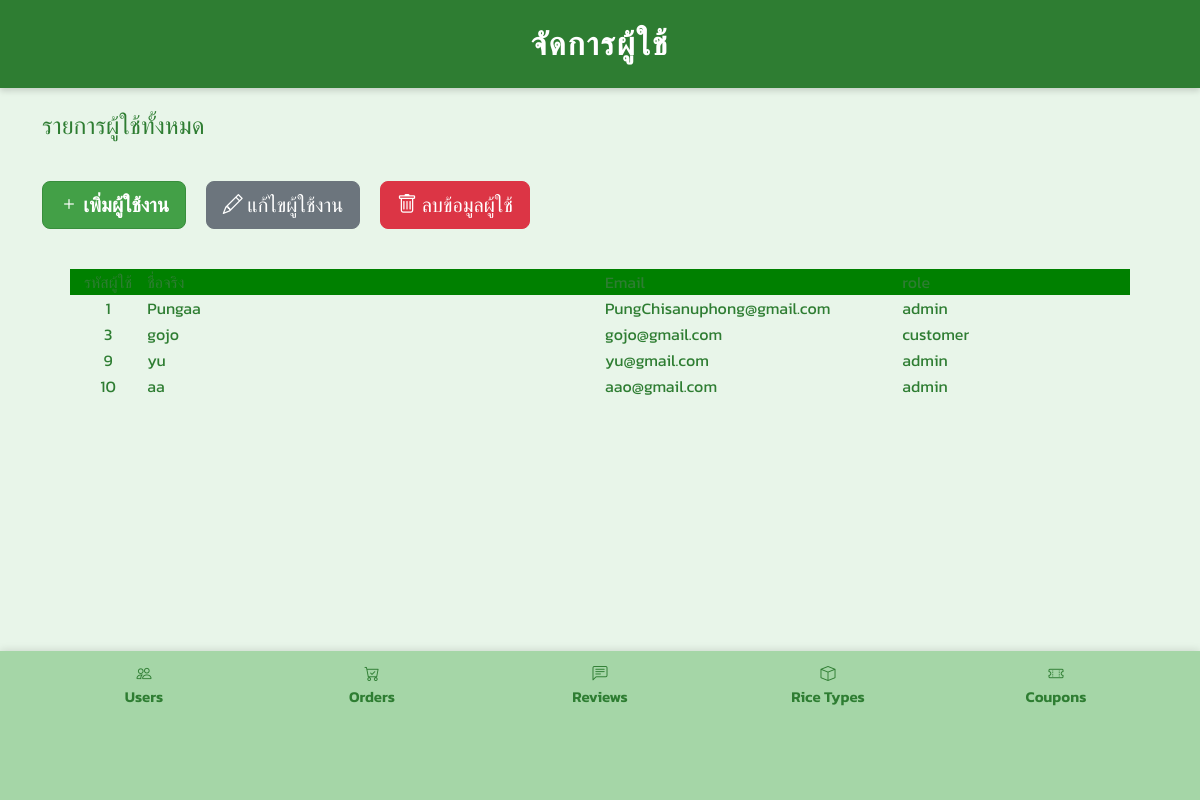
Page /CS_664245004/am_user_show.php on the committed database.
### tables this page shows
CREATE TABLE `users` (
  `user_id` int(11) NOT NULL,
  `username` varchar(50) NOT NULL,
  `password` varchar(255) NOT NULL,
  `fullname` varchar(100) DEFAULT NULL,
  `email` varchar(100) DEFAULT NULL,
  `role` enum('admin','customer') DEFAULT 'customer'
);

### CS_664245004/am_user_show.php (the view, shortened to what this page needs)
<!DOCTYPE html>
<html lang="th">
<head>
  <link href="https://cdn.jsdelivr.net/npm/bootstrap@5.3.3/dist/css/bootstrap.min.css" rel="stylesheet">
  <link href="https://cdn.jsdelivr.net/npm/bootstrap-icons@1.10.5/font/bootstrap-icons.css" rel="stylesheet">
  <link rel="stylesheet" href="./css/styles.css">
</head>
<body>
  <header>
    จัดการผู้ใช้
  </header>
  <div class="container mt-4">
    <h4 class="mb-3">รายการผู้ใช้ทั้งหมด</h4>
    <br>
    <div>
    <a href="am_user_insert.php" class="btn btn-success btn-lg me-3">
  <i class="bi bi-plus"></i> เพิ่มผู้ใช้งาน
    </a>
    <a href="am_user_update.php"
       class="btn btn-secondary btn-lg me-3" >
      <i class="bi bi-pencil"></i> แก้ไขผู้ใช้งาน
    </a>
    <a href="am_user_delete.php"
       class="btn btn-danger btn-lg" >
      <i class="bi bi-trash"></i> ลบข้อมูลผู้ใช้
    </a>
  </div>
    <div class="table-responsive">
      <table class="table table-bordered table-hover align-middle text-center">
        <tbody>
          <?php
    include 'conn.php';
    $sql = "SELECT * FROM users";
    $sql.= " ORDER BY user_id ASC";
    $result = $conn->query($sql);
    if ($result->num_rows > 0) {
        echo "<table width='95%' border='0' align='center'>";
        echo "<tr bgcolor='green'>";
        echo "<td width='5%'><center>รหัสผู้ใช้</center></td>";
        echo "<td width='30%'>ชื่อจริง</td>";
        echo "<td width='15%'>Email</td>";
        echo "<td width='15%'>role</td>";
        echo "</tr>";
    while($result_array = $result->fetch_assoc()) {
        echo "<tr>";
        echo "<td><center>".$result_array['user_id']."</center></td>";
        echo "<td>".$result_array['fullname']."</td>";
        echo "<td>".$result_array['email']."</td>";
        echo "<td>".$result_array['role']."</td>";
        echo  "</tr>";
    }
    echo "</table>";
    }else{
        echo "<center>ไม่พบข้อมูล</center>";
    }
    ?>
        </tbody>
      </table>
    </div>
  </div>
  <nav class="bottom-menu">
    <div class="container">
      <div class="row text-center">
        <div class="col">
          <a href="am_users_show.php" class="nav-link">
            <i class="bi bi-people"></i><br>
            Users
          </a>
        </div>
        <div class="col">
          <a href="admin_orders.php" class="nav-link">
            <i class="bi bi-cart-check"></i><br>
            Orders
          </a>
        </div>
        <div class="col">
          <a href="admin_reviews.php" class="nav-link">
            <i class="bi bi-chat-left-text"></i><br>
            Reviews
          </a>
        </div>
        <div class="col">
          <a href="admin_rice_types.php" class="nav-link">
            <i class="bi bi-box"></i><br>
            Rice Types
          </a>
        </div>
        <div class="col">
          <a href="admin_coupons.php" class="nav-link">
            <i class="bi bi-ticket-perforated"></i><br>
            Coupons
          </a>
        </div>
      </div>
    </div>
  </nav>
</body>
</html>

### CS_664245004/css/styles.css (style rules this page uses)
body { font-family: 'Kanit', sans-serif; background-color: #e8f5e9; color: #2e7d32; margin: 0; padding: 0; }
.nav-link { color: #2e7d32 !important; font-weight: 600; font-size: 1.1rem; transition: color 0.3s ease; }
.btn-success { background-color: #43a047; border-color: #388e3c; font-weight: 600; transition: background-color 0.3s ease; }
header { background-color: #2e7d32; color: white; padding: 20px 0; text-align: center; font-size: 2rem; font-weight: 700; letter-spacing: 2px; box-shadow: 0 3px 6px rgba(0,0,0,0.15); }
.bottom-menu { background-color: #a5d6a7; box-shadow: 0 -1px 8px rgba(0,0,0,0.12); padding: 12px 0; position: fixed; bottom: 0; width: 100%; z-index: 1000; }
.bottom-menu .nav-link { color: #1b5e20; font-size: 15px; font-weight: 600; }
.container { padding-bottom: 80px; }

### rows in the picture
users: user_id "1", fullname "Pungaa", email "PungChisanuphong@gmail.com", role "admin"
users: user_id "3", fullname "gojo", email "gojo@gmail.com", role "customer"
users: user_id "9", fullname "yu", email "yu@gmail.com", role "admin"
users: user_id "10", fullname "aa", email "aao@gmail.com", role "admin"
